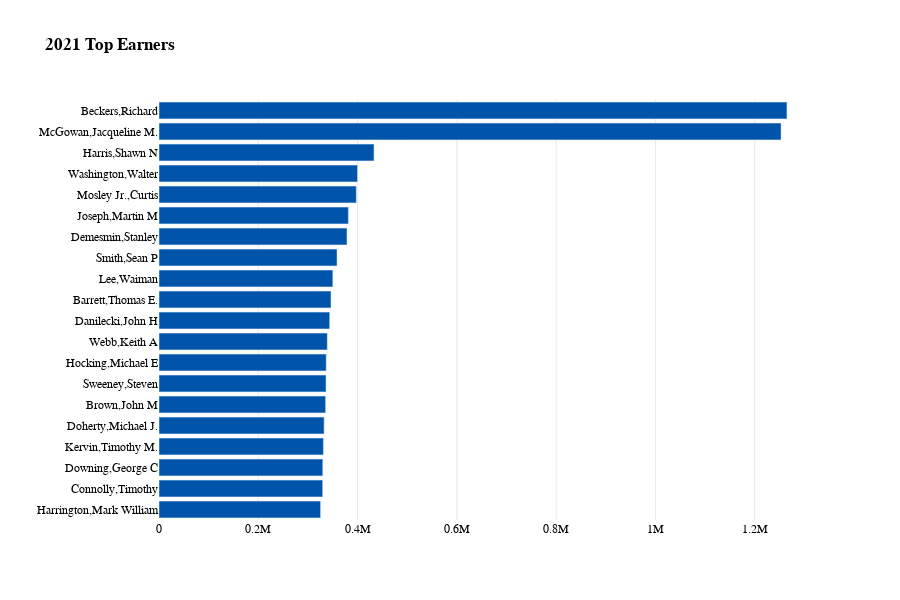

The cell this chart's notebook holds for it:
### Code cell
# do the same thing as above but useing plotly
#  randomly use the color in the color list to color the bars, but #0055aa or #EF404E must be used at least once
# remove the x and y labels

fig = px.bar(top21_20, x='TOTAL_GROSS', y='NAME', color='NAME', orientation='h', title='<b>2021 Top Earners<b>', color_discrete_sequence=color_list)
# remove the x and y labels
fig.update_layout(xaxis_title='', yaxis_title='')
fig.update_layout(showlegend=False)
fig.update_layout(font_family="GT America Bold")
# change the frount of thing other than title to GT-America-Standard-regular

fig.update_layout(font=dict(family="GT America", size=12, color="#000000"))

# increase the hight of the plot
fig.update_layout(height=600)

# make the background color to be transparent 
fig.update_layout(plot_bgcolor='rgba(0,0,0,0)')
fig.update_xaxes(showgrid=True, gridwidth=0.5, gridcolor='LightGray')



fig.show()

### Figure 1 — Plotly figure (JSON) as saved in the notebook; plotly's stock layout.template omitted (floating-point values rounded to 4 significant figures)
{"data": [{"alignmentgroup": "True", "hovertemplate": "NAME=%{y}<br>TOTAL_GROSS=%{x}<extra></extra>", "legendgroup": "Beckers,Richard", "marker": {"color": "#0055aa", "pattern": {"shape": ""}}, "name": "Beckers,Richard", "offsetgroup": "Beckers,Richard", "orientation": "h", "showlegend": true, "textposition": "auto", "type": "bar", "x": [1265000.0], "xaxis": "x", "y": ["Beckers,Richard"], "yaxis": "y"}, {"alignmentgroup": "True", "hovertemplate": "NAME=%{y}<br>TOTAL_GROSS=%{x}<extra></extra>", "legendgroup": "McGowan,Jacqueline M.", "marker": {"color": "#0055aa", "pattern": {"shape": ""}}, "name": "McGowan,Jacqueline M.", "offsetgroup": "McGowan,Jacqueline M.", "orientation": "h", "showlegend": true, "textposition": "auto", "type": "bar", "x": [1253000.0], "xaxis": "x", "y": ["McGowan,Jacqueline M."], "yaxis": "y"}, {"alignmentgroup": "True", "hovertemplate": "NAME=%{y}<br>TOTAL_GROSS=%{x}<extra></extra>", "legendgroup": "Harris,Shawn N", "marker": {"color": "#0055aa", "pattern": {"shape": ""}}, "name": "Harris,Shawn N", "offsetgroup": "Harris,Shawn N", "orientation": "h", "showlegend": true, "textposition": "auto", "type": "bar", "x": [433100.0], "xaxis": "x", "y": ["Harris,Shawn N"], "yaxis": "y"}, {"alignmentgroup": "True", "hovertemplate": "NAME=%{y}<br>TOTAL_GROSS=%{x}<extra></extra>", "legendgroup": "Washington,Walter", "marker": {"color": "#0055aa", "pattern": {"shape": ""}}, "name": "Washington,Walter", "offsetgroup": "Washington,Walter", "orientation": "h", "showlegend": true, "textposition": "auto", "type": "bar", "x": [399800.0], "xaxis": "x", "y": ["Washington,Walter"], "yaxis": "y"}, {"alignmentgroup": "True", "hovertemplate": "NAME=%{y}<br>TOTAL_GROSS=%{x}<extra></extra>", "legendgroup": "Mosley Jr.,Curtis", "marker": {"color": "#0055aa", "pattern": {"shape": ""}}, "name": "Mosley Jr.,Curtis", "offsetgroup": "Mosley Jr.,Curtis", "orientation": "h", "showlegend": true, "textposition": "auto", "type": "bar", "x": [397400.0], "xaxis": "x", "y": ["Mosley Jr.,Curtis"], "yaxis": "y"}, {"alignmentgroup": "True", "hovertemplate": "NAME=%{y}<br>TOTAL_GROSS=%{x}<extra></extra>", "legendgroup": "Joseph,Martin M", "marker": {"color": "#0055aa", "pattern": {"shape": ""}}, "name": "Joseph,Martin M", "offsetgroup": "Joseph,Martin M", "orientation": "h", "showlegend": true, "textposition": "auto", "type": "bar", "x": [381400.0], "xaxis": "x", "y": ["Joseph,Martin M"], "yaxis": "y"}, {"alignmentgroup": "True", "hovertemplate": "NAME=%{y}<br>TOTAL_GROSS=%{x}<extra></extra>", "legendgroup": "Demesmin,Stanley", "marker": {"color": "#0055aa", "pattern": {"shape": ""}}, "name": "Demesmin,Stanley", "offsetgroup": "Demesmin,Stanley", "orientation": "h", "showlegend": true, "textposition": "auto", "type": "bar", "x": [378700.0], "xaxis": "x", "y": ["Demesmin,Stanley"], "yaxis": "y"}, {"alignmentgroup": "True", "hovertemplate": "NAME=%{y}<br>TOTAL_GROSS=%{x}<extra></extra>", "legendgroup": "Smith,Sean P", "marker": {"color": "#0055aa", "pattern": {"shape": ""}}, "name": "Smith,Sean P", "offsetgroup": "Smith,Sean P", "orientation": "h", "showlegend": true, "textposition": "auto", "type": "bar", "x": [358600.0], "xaxis": "x", "y": ["Smith,Sean P"], "yaxis": "y"}, {"alignmentgroup": "True", "hovertemplate": "NAME=%{y}<br>TOTAL_GROSS=%{x}<extra></extra>", "legendgroup": "Lee,Waiman", "marker": {"color": "#0055aa", "pattern": {"shape": ""}}, "name": "Lee,Waiman", "offsetgroup": "Lee,Waiman", "orientation": "h", "showlegend": true, "textposition": "auto", "type": "bar", "x": [350200.0], "xaxis": "x", "y": ["Lee,Waiman"], "yaxis": "y"}, {"alignmentgroup": "True", "hovertemplate": "NAME=%{y}<br>TOTAL_GROSS=%{x}<extra></extra>", "legendgroup": "Barrett,Thomas E.", "marker": {"color": "#0055aa", "pattern": {"shape": ""}}, "name": "Barrett,Thomas E.", "offsetgroup": "Barrett,Thomas E.", "orientation": "h", "showlegend": true, "textposition": "auto", "type": "bar", "x": [346400.0], "xaxis": "x", "y": ["Barrett,Thomas E."], "yaxis": "y"}, {"alignmentgroup": "True", "hovertemplate": "NAME=%{y}<br>TOTAL_GROSS=%{x}<extra></extra>", "legendgroup": "Danilecki,John H", "marker": {"color": "#0055aa", "pattern": {"shape": ""}}, "name": "Danilecki,John H", "offsetgroup": "Danilecki,John H", "orientation": "h", "showlegend": true, "textposition": "auto", "type": "bar", "x": [343800.0], "xaxis": "x", "y": ["Danilecki,John H"], "yaxis": "y"}, {"alignmentgroup": "True", "hovertemplate": "NAME=%{y}<br>TOTAL_GROSS=%{x}<extra></extra>", "legendgroup": "Webb,Keith A", "marker": {"color": "#0055aa", "pattern": {"shape": ""}}, "name": "Webb,Keith A", "offsetgroup": "Webb,Keith A", "orientation": "h", "showlegend": true, "textposition": "auto", "type": "bar", "x": [339000.0], "xaxis": "x", "y": ["Webb,Keith A"], "yaxis": "y"}, {"alignmentgroup": "True", "hovertemplate": "NAME=%{y}<br>TOTAL_GROSS=%{x}<extra></extra>", "legendgroup": "Hocking,Michael E", "marker": {"color": "#0055aa", "pattern": {"shape": ""}}, "name": "Hocking,Michael E", "offsetgroup": "Hocking,Michael E", "orientation": "h", "showlegend": true, "textposition": "auto", "type": "bar", "x": [336800.0], "xaxis": "x", "y": ["Hocking,Michael E"], "yaxis": "y"}, {"alignmentgroup": "True", "hovertemplate": "NAME=%{y}<br>TOTAL_GROSS=%{x}<extra></extra>", "legendgroup": "Sweeney,Steven", "marker": {"color": "#0055aa", "pattern": {"shape": ""}}, "name": "Sweeney,Steven", "offsetgroup": "Sweeney,Steven", "orientation": "h", "showlegend": true, "textposition": "auto", "type": "bar", "x": [336400.0], "xaxis": "x", "y": ["Sweeney,Steven"], "yaxis": "y"}, {"alignmentgroup": "True", "hovertemplate": "NAME=%{y}<br>TOTAL_GROSS=%{x}<extra></extra>", "legendgroup": "Brown,John M", "marker": {"color": "#0055aa", "pattern": {"shape": ""}}, "name": "Brown,John M", "offsetgroup": "Brown,John M", "orientation": "h", "showlegend": true, "textposition": "auto", "type": "bar", "x": [335600.0], "xaxis": "x", "y": ["Brown,John M"], "yaxis": "y"}, {"alignmentgroup": "True", "hovertemplate": "NAME=%{y}<br>TOTAL_GROSS=%{x}<extra></extra>", "legendgroup": "Doherty,Michael J.", "marker": {"color": "#0055aa", "pattern": {"shape": ""}}, "name": "Doherty,Michael J.", "offsetgroup": "Doherty,Michael J.", "orientation": "h", "showlegend": true, "textposition": "auto", "type": "bar", "x": [332600.0], "xaxis": "x", "y": ["Doherty,Michael J."], "yaxis": "y"}, {"alignmentgroup": "True", "hovertemplate": "NAME=%{y}<br>TOTAL_GROSS=%{x}<extra></extra>", "legendgroup": "Kervin,Timothy M.", "marker": {"color": "#0055aa", "pattern": {"shape": ""}}, "name": "Kervin,Timothy M.", "offsetgroup": "Kervin,Timothy M.", "orientation": "h", "showlegend": true, "textposition": "auto", "type": "bar", "x": [331200.0], "xaxis": "x", "y": ["Kervin,Timothy M."], "yaxis": "y"}, {"alignmentgroup": "True", "hovertemplate": "NAME=%{y}<br>TOTAL_GROSS=%{x}<extra></extra>", "legendgroup": "Downing,George C", "marker": {"color": "#0055aa", "pattern": {"shape": ""}}, "name": "Downing,George C", "offsetgroup": "Downing,George C", "orientation": "h", "showlegend": true, "textposition": "auto", "type": "bar", "x": [329900.0], "xaxis": "x", "y": ["Downing,George C"], "yaxis": "y"}, {"alignmentgroup": "True", "hovertemplate": "NAME=%{y}<br>TOTAL_GROSS=%{x}<extra></extra>", "legendgroup": "Connolly,Timothy", "marker": {"color": "#0055aa", "pattern": {"shape": ""}}, "name": "Connolly,Timothy", "offsetgroup": "Connolly,Timothy", "orientation": "h", "showlegend": true, "textposition": "auto", "type": "bar", "x": [329700.0], "xaxis": "x", "y": ["Connolly,Timothy"], "yaxis": "y"}, {"alignmentgroup": "True", "hovertemplate": "NAME=%{y}<br>TOTAL_GROSS=%{x}<extra></extra>", "legendgroup": "Harrington,Mark William", "marker": {"color": "#0055aa", "pattern": {"shape": ""}}, "name": "Harrington,Mark William", "offsetgroup": "Harrington,Mark William", "orientation": "h", "showlegend": true, "textposition": "auto", "type": "bar", "x": [325500.0], "xaxis": "x", "y": ["Harrington,Mark William"], "yaxis": "y"}], "layout": {"barmode": "relative", "font": {"color": "#000000", "family": "GT America", "size": 12}, "height": 600, "legend": {"title": {"text": "NAME"}, "tracegroupgap": 0}, "plot_bgcolor": "rgba(0,0,0,0)", "showlegend": false, "title": {"text": "<b>2021 Top Earners<b>"}, "xaxis": {"anchor": "y", "domain": [0, 1], "gridcolor": "LightGray", "gridwidth": 0.5, "showgrid": true, "title": {"text": ""}}, "yaxis": {"anchor": "x", "categoryarray": ["Harrington,Mark William", "Connolly,Timothy", "Downing,George C", "Kervin,Timothy M.", "Doherty,Michael J.", "Brown,John M", "Sweeney,Steven", "Hocking,Michael E", "Webb,Keith A", "Danilecki,John H", "Barrett,Thomas E.", "Lee,Waiman", "Smith,Sean P", "Demesmin,Stanley", "Joseph,Martin M", "Mosley Jr.,Curtis", "Washington,Walter", "Harris,Shawn N", "McGowan,Jacqueline M.", "Beckers,Richard"], "categoryorder": "array", "domain": [0, 1], "title": {"text": ""}}}}
